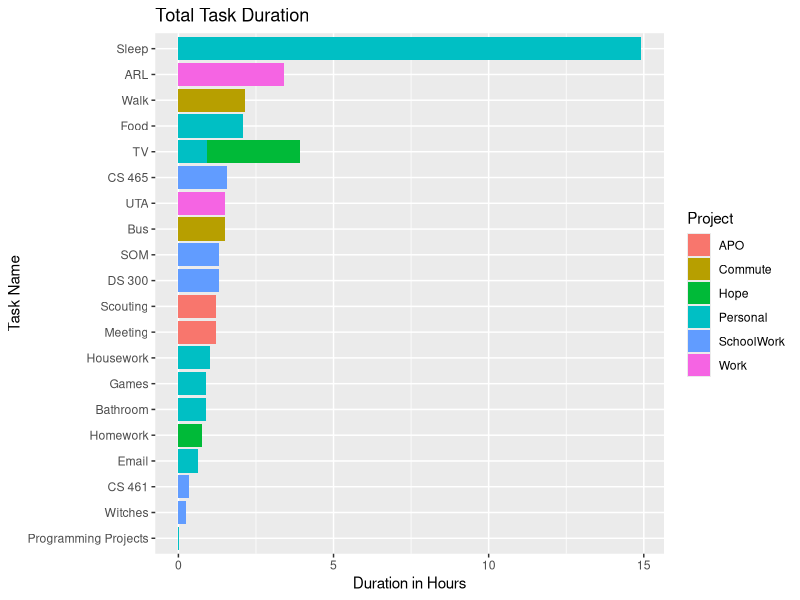
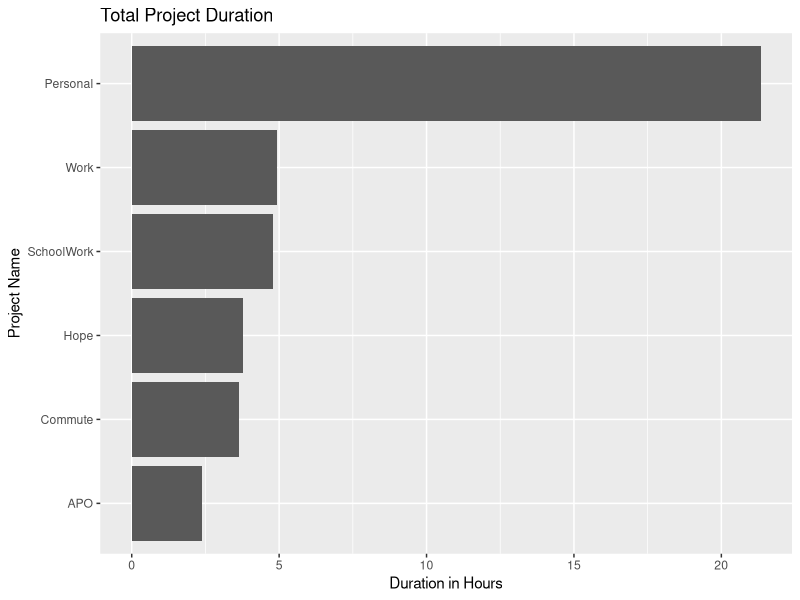

Generate these figures, in order, with R:
## ---- chunk 1
# import packages
library(tidyverse)
library(data.table)
library(lubridate)
library(ggplot2)
## ---- chunk 2
time_table <- fread("./Data/time_data_10_16.csv")
## ---- chunk 3
str(time_table)
## ---- chunk 4
head(time_table, 10)
## ---- chunk 5
tail(time_table, 10)
## ---- chunk 6
time_table %>%
  group_by(Task, Project) %>%
  summarise(total_duration = sum(`Decimal Duration`)) %>%
  ggplot(aes(x=reorder(Task, total_duration),y=total_duration,fill=Project)) +
    geom_bar(stat='identity') +
    coord_flip() +
    xlab('Task Name') +
    ylab('Duration in Hours') +
    ggtitle('Total Task Duration')
## ---- chunk 7
time_table %>%
  group_by(Project) %>%
  summarise(total_duration = sum(`Decimal Duration`)) %>%
  ggplot(aes(x=reorder(Project, total_duration),y=total_duration)) +
    geom_bar(stat='identity') +
    coord_flip() +
    xlab('Project Name') +
    ylab('Duration in Hours') +
    ggtitle('Total Project Duration')
